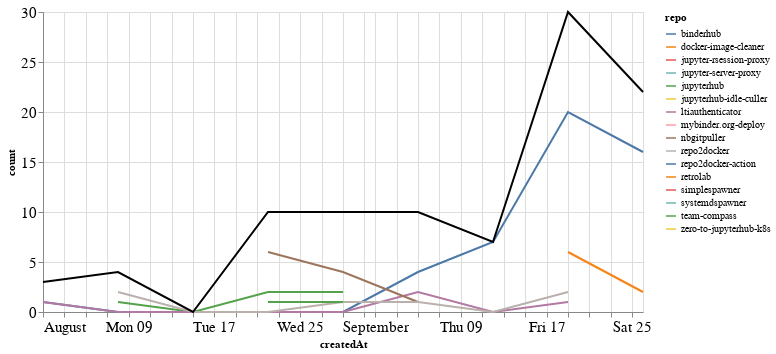

Notebook cell for this chart:
### Markdown cell above
### Comments

### Code cell
comments_time = comments.groupby('repo').resample('W', on='createdAt').count()['author'].reset_index()
comments_time = comments_time.rename(columns={'author': 'count'})
comments_time_total = comments_time.groupby('createdAt').agg({"count": "sum"}).reset_index()
ch1 = alt.Chart(comments_time, width=600).mark_line().encode(
    x='createdAt',
    y='count',
    color='repo',
    tooltip="repo"
)

ch2 = alt.Chart(comments_time_total, width=600).mark_line(color="black").encode(
    x='createdAt',
    y='count',
)

ch1 + ch2

### Figure 1 — Vega-Lite specification as saved in the notebook (floating-point values rounded to 4 significant figures)
{"config": {"axisLeft": {"labelFontSize": 15}, "axisBottom": {"labelFontSize": 15}}, "layer": [{"data": {"name": "data-22322c18df9b1dea7ae855c7134b96a8"}, "mark": "line", "encoding": {"color": {"type": "nominal", "field": "repo"}, "tooltip": {"type": "nominal", "field": "repo"}, "x": {"type": "temporal", "field": "createdAt"}, "y": {"type": "quantitative", "field": "count"}}, "width": 600}, {"data": {"name": "data-92bbd40fd2442371e7f5ee42f3fa5bc0"}, "mark": {"type": "line", "color": "black"}, "encoding": {"x": {"type": "temporal", "field": "createdAt"}, "y": {"type": "quantitative", "field": "count"}}, "width": 600}], "$schema": "https://vega.github.io/schema/vega-lite/v4.8.1.json", "datasets": {"data-22322c18df9b1dea7ae855c7134b96a8": [{"repo": "binderhub", "createdAt": "2021-08-01T00:00:00", "count": 1}, {"repo": "binderhub", "createdAt": "2021-08-08T00:00:00", "count": 0}, {"repo": "binderhub", "createdAt": "2021-08-15T00:00:00", "count": 0}, {"repo": "binderhub", "createdAt": "2021-08-22T00:00:00", "count": 0}, {"repo": "binderhub", "createdAt": "2021-08-29T00:00:00", "count": 0}, {"repo": "binderhub", "createdAt": "2021-09-05T00:00:00", "count": 4}, {"repo": "binderhub", "createdAt": "2021-09-12T00:00:00", "count": 7}, {"repo": "binderhub", "createdAt": "2021-09-19T00:00:00", "count": 20}, {"repo": "binderhub", "createdAt": "2021-09-26T00:00:00", "count": 16}, {"repo": "docker-image-cleaner", "createdAt": "2021-09-19T00:00:00", "count": 6}, {"repo": "docker-image-cleaner", "createdAt": "2021-09-26T00:00:00", "count": 2}, {"repo": "jupyter-rsession-proxy", "createdAt": "2021-08-22T00:00:00", "count": 1}, {"repo": "jupyter-server-proxy", "createdAt": "2021-08-29T00:00:00", "count": 2}, {"repo": "jupyterhub", "createdAt": "2021-08-08T00:00:00", "count": 1}, {"repo": "jupyterhub", "createdAt": "2021-08-15T00:00:00", "count": 0}, {"repo": "jupyterhub", "createdAt": "2021-08-22T00:00:00", "count": 2}, {"repo": "jupyterhub", "createdAt": "2021-08-29T00:00:00", "count": 2}, {"repo": "jupyterhub-idle-culler", "createdAt": "2021-09-26T00:00:00", "count": 1}, {"repo": "ltiauthenticator", "createdAt": "2021-08-01T00:00:00", "count": 1}, {"repo": "ltiauthenticator", "createdAt": "2021-08-08T00:00:00", "count": 0}, {"repo": "ltiauthenticator", "createdAt": "2021-08-15T00:00:00", "count": 0}, {"repo": "ltiauthenticator", "createdAt": "2021-08-22T00:00:00", "count": 0}, {"repo": "ltiauthenticator", "createdAt": "2021-08-29T00:00:00", "count": 0}, {"repo": "ltiauthenticator", "createdAt": "2021-09-05T00:00:00", "count": 2}, {"repo": "ltiauthenticator", "createdAt": "2021-09-12T00:00:00", "count": 0}, {"repo": "ltiauthenticator", "createdAt": "2021-09-19T00:00:00", "count": 1}, {"repo": "mybinder.org-deploy", "createdAt": "2021-09-26T00:00:00", "count": 2}, {"repo": "nbgitpuller", "createdAt": "2021-08-22T00:00:00", "count": 6}, {"repo": "nbgitpuller", "createdAt": "2021-08-29T00:00:00", "count": 4}, {"repo": "nbgitpuller", "createdAt": "2021-09-05T00:00:00", "count": 1}, {"repo": "repo2docker", "createdAt": "2021-08-08T00:00:00", "count": 2}, {"repo": "repo2docker", "createdAt": "2021-08-15T00:00:00", "count": 0}, {"repo": "repo2docker", "createdAt": "2021-08-22T00:00:00", "count": 0}, {"repo": "repo2docker", "createdAt": "2021-08-29T00:00:00", "count": 1}, {"repo": "repo2docker", "createdAt": "2021-09-05T00:00:00", "count": 1}, {"repo": "repo2docker", "createdAt": "2021-09-12T00:00:00", "count": 0}, {"repo": "repo2docker", "createdAt": "2021-09-19T00:00:00", "count": 2}, {"repo": "repo2docker-action", "createdAt": "2021-09-19T00:00:00", "count": 1}, {"repo": "retrolab", "createdAt": "2021-09-05T00:00:00", "count": 2}, {"repo": "simplespawner", "createdAt": "2021-08-01T00:00:00", "count": 1}, {"repo": "systemdspawner", "createdAt": "2021-08-08T00:00:00", "count": 1}, {"repo": "team-compass", "createdAt": "2021-08-22T00:00:00", "count": 1}, {"repo": "team-compass", "createdAt": "2021-08-29T00:00:00", "count": 1}, {"repo": "zero-to-jupyterhub-k8s", "createdAt": "2021-09-26T00:00:00", "count": 1}], "data-92bbd40fd2442371e7f5ee42f3fa5bc0": [{"createdAt": "2021-08-01T00:00:00", "count": 3}, {"createdAt": "2021-08-08T00:00:00", "count": 4}, {"createdAt": "2021-08-15T00:00:00", "count": 0}, {"createdAt": "2021-08-22T00:00:00", "count": 10}, {"createdAt": "2021-08-29T00:00:00", "count": 10}, {"createdAt": "2021-09-05T00:00:00", "count": 10}, {"createdAt": "2021-09-12T00:00:00", "count": 7}, {"createdAt": "2021-09-19T00:00:00", "count": 30}, {"createdAt": "2021-09-26T00:00:00", "count": 22}]}}
